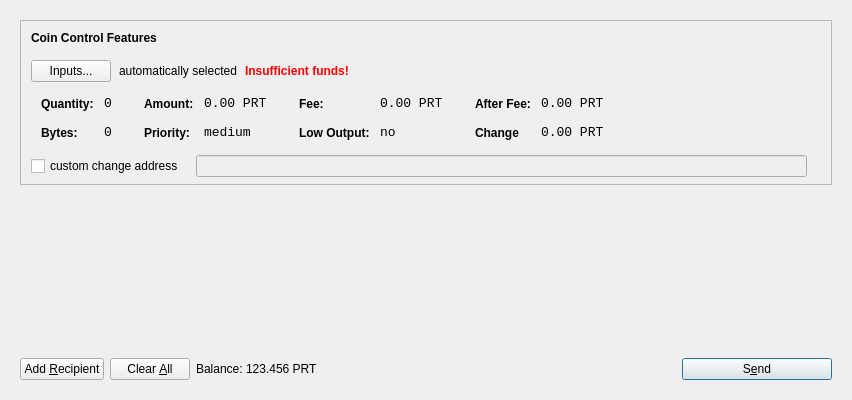
<?xml version="1.0" encoding="UTF-8"?>
<ui version="4.0">
 <class>SendCoinsDialog</class>
 <widget class="QDialog" name="SendCoinsDialog">
  <property name="geometry">
   <rect>
    <x>0</x>
    <y>0</y>
    <width>850</width>
    <height>400</height>
   </rect>
  </property>
  <property name="windowTitle">
   <string>Send Coins</string>
  </property>
  <layout class="QVBoxLayout" name="verticalLayout">
   <item>
    <widget class="QFrame" name="frameMain">
     <layout class="QVBoxLayout" name="verticalLayout_3">
      <item>
       <widget class="QFrame" name="frameCoinControl">
        <property name="sizePolicy">
         <sizepolicy hsizetype="Expanding" vsizetype="Expanding">
          <horstretch>0</horstretch>
          <verstretch>0</verstretch>
         </sizepolicy>
        </property>
        <property name="maximumSize">
         <size>
          <width>16777215</width>
          <height>16777215</height>
         </size>
        </property>
        <property name="frameShape">
         <enum>QFrame::StyledPanel</enum>
        </property>
        <property name="frameShadow">
         <enum>QFrame::Sunken</enum>
        </property>
        <layout class="QVBoxLayout" name="verticalLayoutCoinControl2">
         <property name="spacing">
          <number>6</number>
         </property>
         <property name="leftMargin">
          <number>0</number>
         </property>
         <property name="topMargin">
          <number>0</number>
         </property>
         <property name="rightMargin">
          <number>0</number>
         </property>
         <property name="bottomMargin">
          <number>6</number>
         </property>
         <item>
          <layout class="QVBoxLayout" name="verticalLayoutCoinControl" stretch="0,0,0,0,1">
           <property name="spacing">
            <number>0</number>
           </property>
           <property name="leftMargin">
            <number>10</number>
           </property>
           <property name="topMargin">
            <number>10</number>
           </property>
           <item>
            <layout class="QHBoxLayout" name="horizontalLayoutCoinControl1">
             <property name="bottomMargin">
              <number>15</number>
             </property>
             <item>
              <widget class="QLabel" name="labelCoinControlFeatures">
               <property name="sizePolicy">
                <sizepolicy hsizetype="Preferred" vsizetype="Maximum">
                 <horstretch>0</horstretch>
                 <verstretch>0</verstretch>
                </sizepolicy>
               </property>
               <property name="font">
                <font>
                 <weight>75</weight>
                 <bold>true</bold>
                </font>
               </property>
               <property name="styleSheet">
                <string notr="true">font-weight:bold;</string>
               </property>
               <property name="text">
                <string>Coin Control Features</string>
               </property>
              </widget>
             </item>
            </layout>
           </item>
           <item>
            <layout class="QHBoxLayout" name="horizontalLayoutCoinControl2" stretch="0,0,0,0">
             <property name="spacing">
              <number>8</number>
             </property>
             <property name="bottomMargin">
              <number>10</number>
             </property>
             <item>
              <widget class="QPushButton" name="pushButtonCoinControl">
               <property name="styleSheet">
                <string notr="true"/>
               </property>
               <property name="text">
                <string>Inputs...</string>
               </property>
              </widget>
             </item>
             <item>
              <widget class="QLabel" name="labelCoinControlAutomaticallySelected">
               <property name="text">
                <string>automatically selected</string>
               </property>
               <property name="margin">
                <number>5</number>
               </property>
              </widget>
             </item>
             <item>
              <widget class="QLabel" name="labelCoinControlInsuffFunds">
               <property name="font">
                <font>
                 <weight>75</weight>
                 <bold>true</bold>
                </font>
               </property>
               <property name="styleSheet">
                <string notr="true">color:red;font-weight:bold;</string>
               </property>
               <property name="text">
                <string>Insufficient funds!</string>
               </property>
               <property name="margin">
                <number>5</number>
               </property>
              </widget>
             </item>
             <item>
              <spacer name="horizontalSpacerCoinControl">
               <property name="orientation">
                <enum>Qt::Horizontal</enum>
               </property>
               <property name="sizeHint" stdset="0">
                <size>
                 <width>40</width>
                 <height>1</height>
                </size>
               </property>
              </spacer>
             </item>
            </layout>
           </item>
           <item>
            <widget class="QWidget" name="widgetCoinControl" native="true">
             <property name="sizePolicy">
              <sizepolicy hsizetype="Preferred" vsizetype="Preferred">
               <horstretch>0</horstretch>
               <verstretch>0</verstretch>
              </sizepolicy>
             </property>
             <property name="minimumSize">
              <size>
               <width>0</width>
               <height>0</height>
              </size>
             </property>
             <property name="styleSheet">
              <string notr="true"/>
             </property>
             <layout class="QHBoxLayout" name="horizontalLayoutCoinControl5">
              <property name="leftMargin">
               <number>0</number>
              </property>
              <property name="topMargin">
               <number>0</number>
              </property>
              <property name="rightMargin">
               <number>0</number>
              </property>
              <property name="bottomMargin">
               <number>0</number>
              </property>
              <item>
               <layout class="QHBoxLayout" name="horizontalLayoutCoinControl3" stretch="0,0,0,1">
                <property name="spacing">
                 <number>20</number>
                </property>
                <property name="topMargin">
                 <number>0</number>
                </property>
                <property name="bottomMargin">
                 <number>10</number>
                </property>
                <item>
                 <layout class="QFormLayout" name="formLayoutCoinControl1">
                  <property name="horizontalSpacing">
                   <number>10</number>
                  </property>
                  <property name="verticalSpacing">
                   <number>14</number>
                  </property>
                  <property name="leftMargin">
                   <number>10</number>
                  </property>
                  <property name="topMargin">
                   <number>4</number>
                  </property>
                  <property name="rightMargin">
                   <number>6</number>
                  </property>
                  <item row="0" column="0">
                   <widget class="QLabel" name="labelCoinControlQuantityText">
                    <property name="styleSheet">
                     <string notr="true">font-weight:bold;</string>
                    </property>
                    <property name="text">
                     <string>Quantity:</string>
                    </property>
                    <property name="margin">
                     <number>0</number>
                    </property>
                   </widget>
                  </item>
                  <item row="0" column="1">
                   <widget class="QLabel" name="labelCoinControlQuantity">
                    <property name="font">
                     <font>
                      <family>Monospace</family>
                      <pointsize>10</pointsize>
                     </font>
                    </property>
                    <property name="cursor">
                     <cursorShape>IBeamCursor</cursorShape>
                    </property>
                    <property name="contextMenuPolicy">
                     <enum>Qt::ActionsContextMenu</enum>
                    </property>
                    <property name="text">
                     <string>0</string>
                    </property>
                    <property name="margin">
                     <number>0</number>
                    </property>
                    <property name="textInteractionFlags">
                     <set>Qt::LinksAccessibleByMouse|Qt::TextSelectableByKeyboard|Qt::TextSelectableByMouse</set>
                    </property>
                   </widget>
                  </item>
                  <item row="1" column="0">
                   <widget class="QLabel" name="labelCoinControlBytesText">
                    <property name="styleSheet">
                     <string notr="true">font-weight:bold;</string>
                    </property>
                    <property name="text">
                     <string>Bytes:</string>
                    </property>
                   </widget>
                  </item>
                  <item row="1" column="1">
                   <widget class="QLabel" name="labelCoinControlBytes">
                    <property name="font">
                     <font>
                      <family>Monospace</family>
                      <pointsize>10</pointsize>
                     </font>
                    </property>
                    <property name="cursor">
                     <cursorShape>IBeamCursor</cursorShape>
                    </property>
                    <property name="contextMenuPolicy">
                     <enum>Qt::ActionsContextMenu</enum>
                    </property>
                    <property name="text">
                     <string>0</string>
                    </property>
                    <property name="textInteractionFlags">
                     <set>Qt::LinksAccessibleByMouse|Qt::TextSelectableByKeyboard|Qt::TextSelectableByMouse</set>
                    </property>
                   </widget>
                  </item>
                 </layout>
                </item>
                <item>
                 <layout class="QFormLayout" name="formLayoutCoinControl2">
                  <property name="horizontalSpacing">
                   <number>10</number>
                  </property>
                  <property name="verticalSpacing">
                   <number>14</number>
                  </property>
                  <property name="leftMargin">
                   <number>6</number>
                  </property>
                  <property name="topMargin">
                   <number>4</number>
                  </property>
                  <property name="rightMargin">
                   <number>6</number>
                  </property>
                  <item row="0" column="0">
                   <widget class="QLabel" name="labelCoinControlAmountText">
                    <property name="styleSheet">
                     <string notr="true">font-weight:bold;</string>
                    </property>
                    <property name="text">
                     <string>Amount:</string>
                    </property>
                    <property name="margin">
                     <number>0</number>
                    </property>
                   </widget>
                  </item>
                  <item row="0" column="1">
                   <widget class="QLabel" name="labelCoinControlAmount">
                    <property name="font">
                     <font>
                      <family>Monospace</family>
                      <pointsize>10</pointsize>
                     </font>
                    </property>
                    <property name="cursor">
                     <cursorShape>IBeamCursor</cursorShape>
                    </property>
                    <property name="contextMenuPolicy">
                     <enum>Qt::ActionsContextMenu</enum>
                    </property>
                    <property name="text">
                     <string>0.00 PRT</string>
                    </property>
                    <property name="textInteractionFlags">
                     <set>Qt::LinksAccessibleByMouse|Qt::TextSelectableByKeyboard|Qt::TextSelectableByMouse</set>
                    </property>
                   </widget>
                  </item>
                  <item row="1" column="0">
                   <widget class="QLabel" name="labelCoinControlPriorityText">
                    <property name="styleSheet">
                     <string notr="true">font-weight:bold;</string>
                    </property>
                    <property name="text">
                     <string>Priority:</string>
                    </property>
                   </widget>
                  </item>
                  <item row="1" column="1">
                   <widget class="QLabel" name="labelCoinControlPriority">
                    <property name="font">
                     <font>
                      <family>Monospace</family>
                      <pointsize>10</pointsize>
                     </font>
                    </property>
                    <property name="cursor">
                     <cursorShape>IBeamCursor</cursorShape>
                    </property>
                    <property name="contextMenuPolicy">
                     <enum>Qt::ActionsContextMenu</enum>
                    </property>
                    <property name="text">
                     <string>medium</string>
                    </property>
                    <property name="textInteractionFlags">
                     <set>Qt::LinksAccessibleByMouse|Qt::TextSelectableByKeyboard|Qt::TextSelectableByMouse</set>
                    </property>
                   </widget>
                  </item>
                 </layout>
                </item>
                <item>
                 <layout class="QFormLayout" name="formLayoutCoinControl3">
                  <property name="horizontalSpacing">
                   <number>10</number>
                  </property>
                  <property name="verticalSpacing">
                   <number>14</number>
                  </property>
                  <property name="leftMargin">
                   <number>6</number>
                  </property>
                  <property name="topMargin">
                   <number>4</number>
                  </property>
                  <property name="rightMargin">
                   <number>6</number>
                  </property>
                  <item row="0" column="0">
                   <widget class="QLabel" name="labelCoinControlFeeText">
                    <property name="styleSheet">
                     <string notr="true">font-weight:bold;</string>
                    </property>
                    <property name="text">
                     <string>Fee:</string>
                    </property>
                    <property name="margin">
                     <number>0</number>
                    </property>
                   </widget>
                  </item>
                  <item row="0" column="1">
                   <widget class="QLabel" name="labelCoinControlFee">
                    <property name="font">
                     <font>
                      <family>Monospace</family>
                      <pointsize>10</pointsize>
                     </font>
                    </property>
                    <property name="cursor">
                     <cursorShape>IBeamCursor</cursorShape>
                    </property>
                    <property name="contextMenuPolicy">
                     <enum>Qt::ActionsContextMenu</enum>
                    </property>
                    <property name="text">
                     <string>0.00 PRT</string>
                    </property>
                    <property name="textInteractionFlags">
                     <set>Qt::LinksAccessibleByMouse|Qt::TextSelectableByKeyboard|Qt::TextSelectableByMouse</set>
                    </property>
                   </widget>
                  </item>
                  <item row="1" column="0">
                   <widget class="QLabel" name="labelCoinControlLowOutputText">
                    <property name="styleSheet">
                     <string notr="true">font-weight:bold;</string>
                    </property>
                    <property name="text">
                     <string>Low Output:</string>
                    </property>
                   </widget>
                  </item>
                  <item row="1" column="1">
                   <widget class="QLabel" name="labelCoinControlLowOutput">
                    <property name="font">
                     <font>
                      <family>Monospace</family>
                      <pointsize>10</pointsize>
                     </font>
                    </property>
                    <property name="cursor">
                     <cursorShape>IBeamCursor</cursorShape>
                    </property>
                    <property name="contextMenuPolicy">
                     <enum>Qt::ActionsContextMenu</enum>
                    </property>
                    <property name="text">
                     <string>no</string>
                    </property>
                    <property name="textInteractionFlags">
                     <set>Qt::LinksAccessibleByMouse|Qt::TextSelectableByKeyboard|Qt::TextSelectableByMouse</set>
                    </property>
                   </widget>
                  </item>
                 </layout>
                </item>
                <item>
                 <layout class="QFormLayout" name="formLayoutCoinControl4">
                  <property name="horizontalSpacing">
                   <number>10</number>
                  </property>
                  <property name="verticalSpacing">
                   <number>14</number>
                  </property>
                  <property name="leftMargin">
                   <number>6</number>
                  </property>
                  <property name="topMargin">
                   <number>4</number>
                  </property>
                  <property name="rightMargin">
                   <number>6</number>
                  </property>
                  <item row="0" column="0">
                   <widget class="QLabel" name="labelCoinControlAfterFeeText">
                    <property name="styleSheet">
                     <string notr="true">font-weight:bold;</string>
                    </property>
                    <property name="text">
                     <string>After Fee:</string>
                    </property>
                    <property name="margin">
                     <number>0</number>
                    </property>
                   </widget>
                  </item>
                  <item row="0" column="1">
                   <widget class="QLabel" name="labelCoinControlAfterFee">
                    <property name="font">
                     <font>
                      <family>Monospace</family>
                      <pointsize>10</pointsize>
                     </font>
                    </property>
                    <property name="cursor">
                     <cursorShape>IBeamCursor</cursorShape>
                    </property>
                    <property name="contextMenuPolicy">
                     <enum>Qt::ActionsContextMenu</enum>
                    </property>
                    <property name="text">
                     <string>0.00 PRT</string>
                    </property>
                    <property name="textInteractionFlags">
                     <set>Qt::LinksAccessibleByMouse|Qt::TextSelectableByKeyboard|Qt::TextSelectableByMouse</set>
                    </property>
                   </widget>
                  </item>
                  <item row="1" column="0">
                   <widget class="QLabel" name="labelCoinControlChangeText">
                    <property name="styleSheet">
                     <string notr="true">font-weight:bold;</string>
                    </property>
                    <property name="text">
                     <string>Change</string>
                    </property>
                   </widget>
                  </item>
                  <item row="1" column="1">
                   <widget class="QLabel" name="labelCoinControlChange">
                    <property name="font">
                     <font>
                      <family>Monospace</family>
                      <pointsize>10</pointsize>
                     </font>
                    </property>
                    <property name="cursor">
                     <cursorShape>IBeamCursor</cursorShape>
                    </property>
                    <property name="contextMenuPolicy">
                     <enum>Qt::ActionsContextMenu</enum>
                    </property>
                    <property name="text">
                     <string>0.00 PRT</string>
                    </property>
                    <property name="textInteractionFlags">
                     <set>Qt::LinksAccessibleByMouse|Qt::TextSelectableByKeyboard|Qt::TextSelectableByMouse</set>
                    </property>
                   </widget>
                  </item>
                 </layout>
                </item>
               </layout>
              </item>
             </layout>
            </widget>
           </item>
           <item>
            <layout class="QHBoxLayout" name="horizontalLayoutCoinControl4" stretch="0,0,0">
             <property name="spacing">
              <number>12</number>
             </property>
             <property name="sizeConstraint">
              <enum>QLayout::SetDefaultConstraint</enum>
             </property>
             <property name="topMargin">
              <number>5</number>
             </property>
             <property name="rightMargin">
              <number>5</number>
             </property>
             <item>
              <widget class="QCheckBox" name="checkBoxCoinControlChange">
               <property name="text">
                <string>custom change address</string>
               </property>
              </widget>
             </item>
             <item>
              <widget class="QLineEdit" name="lineEditCoinControlChange">
               <property name="enabled">
                <bool>false</bool>
               </property>
               <property name="sizePolicy">
                <sizepolicy hsizetype="Expanding" vsizetype="Fixed">
                 <horstretch>0</horstretch>
                 <verstretch>0</verstretch>
                </sizepolicy>
               </property>
              </widget>
             </item>
             <item>
              <widget class="QLabel" name="labelCoinControlChangeLabel">
               <property name="sizePolicy">
                <sizepolicy hsizetype="Preferred" vsizetype="Expanding">
                 <horstretch>0</horstretch>
                 <verstretch>0</verstretch>
                </sizepolicy>
               </property>
               <property name="minimumSize">
                <size>
                 <width>0</width>
                 <height>0</height>
                </size>
               </property>
               <property name="text">
                <string/>
               </property>
               <property name="margin">
                <number>3</number>
               </property>
              </widget>
             </item>
            </layout>
           </item>
           <item>
            <spacer name="verticalSpacerCoinControl">
             <property name="orientation">
              <enum>Qt::Vertical</enum>
             </property>
             <property name="sizeHint" stdset="0">
              <size>
               <width>800</width>
               <height>1</height>
              </size>
             </property>
            </spacer>
           </item>
          </layout>
         </item>
        </layout>
       </widget>
      </item>
      <item>
       <widget class="QScrollArea" name="scrollArea">
        <property name="frameShape">
         <enum>QFrame::NoFrame</enum>
        </property>
        <property name="widgetResizable">
         <bool>true</bool>
        </property>
        <widget class="QWidget" name="scrollAreaWidgetContents">
         <property name="geometry">
          <rect>
           <x>0</x>
           <y>0</y>
           <width>813</width>
           <height>148</height>
          </rect>
         </property>
         <layout class="QVBoxLayout" name="verticalLayout_2">
          <property name="leftMargin">
           <number>0</number>
          </property>
          <property name="topMargin">
           <number>0</number>
          </property>
          <property name="rightMargin">
           <number>0</number>
          </property>
          <property name="bottomMargin">
           <number>0</number>
          </property>
          <item>
           <layout class="QVBoxLayout" name="entries">
            <property name="spacing">
             <number>6</number>
            </property>
           </layout>
          </item>
          <item>
           <spacer name="verticalSpacer">
            <property name="orientation">
             <enum>Qt::Vertical</enum>
            </property>
            <property name="sizeHint" stdset="0">
             <size>
              <width>20</width>
              <height>40</height>
             </size>
            </property>
           </spacer>
          </item>
         </layout>
        </widget>
       </widget>
      </item>
      <item>
       <layout class="QHBoxLayout" name="horizontalLayout">
        <item>
         <widget class="QPushButton" name="addButton">
          <property name="toolTip">
           <string>Send to multiple recipients at once</string>
          </property>
          <property name="text">
           <string>Add &amp;Recipient</string>
          </property>
          <property name="icon">
           <iconset resource="../profitcoin.qrc">
            <normaloff>:/icons/add</normaloff>:/icons/add</iconset>
          </property>
          <property name="autoDefault">
           <bool>false</bool>
          </property>
         </widget>
        </item>
        <item>
         <widget class="QPushButton" name="clearButton">
          <property name="sizePolicy">
           <sizepolicy hsizetype="Minimum" vsizetype="Fixed">
            <horstretch>0</horstretch>
            <verstretch>0</verstretch>
           </sizepolicy>
          </property>
          <property name="toolTip">
           <string>Remove all transaction fields</string>
          </property>
          <property name="text">
           <string>Clear &amp;All</string>
          </property>
          <property name="icon">
           <iconset resource="../profitcoin.qrc">
            <normaloff>:/icons/remove</normaloff>:/icons/remove</iconset>
          </property>
          <property name="autoRepeatDelay">
           <number>300</number>
          </property>
          <property name="autoDefault">
           <bool>false</bool>
          </property>
         </widget>
        </item>
        <item>
         <layout class="QHBoxLayout" name="horizontalLayout_2">
          <property name="spacing">
           <number>3</number>
          </property>
          <item>
           <widget class="QLabel" name="label">
            <property name="sizePolicy">
             <sizepolicy hsizetype="Preferred" vsizetype="Fixed">
              <horstretch>0</horstretch>
              <verstretch>0</verstretch>
             </sizepolicy>
            </property>
            <property name="text">
             <string>Balance:</string>
            </property>
           </widget>
          </item>
          <item>
           <widget class="QLabel" name="labelBalance">
            <property name="sizePolicy">
             <sizepolicy hsizetype="Preferred" vsizetype="Fixed">
              <horstretch>0</horstretch>
              <verstretch>0</verstretch>
             </sizepolicy>
            </property>
            <property name="cursor">
             <cursorShape>IBeamCursor</cursorShape>
            </property>
            <property name="text">
             <string>123.456 PRT</string>
            </property>
            <property name="textInteractionFlags">
             <set>Qt::LinksAccessibleByMouse|Qt::TextSelectableByKeyboard|Qt::TextSelectableByMouse</set>
            </property>
           </widget>
          </item>
         </layout>
        </item>
        <item>
         <spacer name="horizontalSpacer">
          <property name="orientation">
           <enum>Qt::Horizontal</enum>
          </property>
          <property name="sizeHint" stdset="0">
           <size>
            <width>40</width>
            <height>20</height>
           </size>
          </property>
         </spacer>
        </item>
        <item>
         <widget class="QPushButton" name="sendButton">
          <property name="minimumSize">
           <size>
            <width>150</width>
            <height>0</height>
           </size>
          </property>
          <property name="toolTip">
           <string>Confirm the send action</string>
          </property>
          <property name="text">
           <string>S&amp;end</string>
          </property>
          <property name="icon">
           <iconset resource="../profitcoin.qrc">
            <normaloff>:/icons/send</normaloff>:/icons/send</iconset>
          </property>
          <property name="default">
           <bool>true</bool>
          </property>
         </widget>
        </item>
       </layout>
      </item>
     </layout>
     <zorder>scrollArea</zorder>
     <zorder>frameCoinControl</zorder>
     <zorder></zorder>
    </widget>
   </item>
  </layout>
 </widget>
 <resources>
  <include location="../profitcoin.qrc"/>
 </resources>
 <connections/>
</ui>
